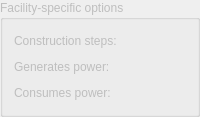
           <widget class="Q3GroupBox" name="mFacilityOptions" >
            <property name="enabled" >
             <bool>false</bool>
            </property>
            <property name="title" >
             <string>Facility-specific options</string>
            </property>
            <layout class="QVBoxLayout" >
             <property name="spacing" >
              <number>6</number>
             </property>
             <property name="leftMargin" >
              <number>11</number>
             </property>
             <property name="topMargin" >
              <number>11</number>
             </property>
             <property name="rightMargin" >
              <number>11</number>
             </property>
             <property name="bottomMargin" >
              <number>11</number>
             </property>
             <item>
              <layout class="QHBoxLayout" >
               <property name="spacing" >
                <number>6</number>
               </property>
               <property name="leftMargin" >
                <number>0</number>
               </property>
               <property name="topMargin" >
                <number>0</number>
               </property>
               <property name="rightMargin" >
                <number>0</number>
               </property>
               <property name="bottomMargin" >
                <number>0</number>
               </property>
               <item>
                <widget class="QLabel" name="mUnitConstrucionStepsLabel" >
                 <property name="text" >
                  <string>Construction steps:</string>
                 </property>
                 <property name="wordWrap" >
                  <bool>false</bool>
                 </property>
                </widget>
               </item>
               <item>
                <spacer>
                 <property name="orientation" >
                  <enum>Qt::Horizontal</enum>
                 </property>
                 <property name="sizeType" >
                  <enum>QSizePolicy::Fixed</enum>
                 </property>
                 <property name="sizeHint" >
                  <size>
                   <width>20</width>
                   <height>20</height>
                  </size>
                 </property>
                </spacer>
               </item>
               <item>
                <widget class="KIntNumInput" native="1" name="mUnitConstructionSteps" >
                 <property name="toolTip" >
                  <string>How many construction steps this unit has</string>
                 </property>
                 <property name="whatsThis" >
                  <string>How many construction steps this unit has&lt;br>
Construction steps are used to get feeling that your unit is constructed step by step</string>
                 </property>
                 <property name="value" stdset="0" >
                  <number>4</number>
                 </property>
                 <property name="minValue" stdset="0" >
                  <number>0</number>
                 </property>
                </widget>
               </item>
              </layout>
             </item>
             <item>
              <layout class="QHBoxLayout" >
               <item>
                <widget class="QLabel" name="mUnitConstrucionStepsLabel_2" >
                 <property name="text" >
                  <string>Generates power:</string>
                 </property>
                 <property name="wordWrap" >
                  <bool>false</bool>
                 </property>
                </widget>
               </item>
               <item>
                <spacer>
                 <property name="orientation" >
                  <enum>Qt::Horizontal</enum>
                 </property>
                 <property name="sizeType" >
                  <enum>QSizePolicy::Fixed</enum>
                 </property>
                 <property name="sizeHint" >
                  <size>
                   <width>20</width>
                   <height>20</height>
                  </size>
                 </property>
                </spacer>
               </item>
               <item>
                <widget class="KIntNumInput" native="1" name="mPowerGenerated" >
                 <property name="toolTip" >
                  <string>How many construction steps this unit has</string>
                 </property>
                 <property name="whatsThis" >
                  <string>How many construction steps this unit has&lt;br>
Construction steps are used to get feeling that your unit is constructed step by step</string>
                 </property>
                 <property name="value" stdset="0" >
                  <number>0</number>
                 </property>
                 <property name="minValue" stdset="0" >
                  <number>0</number>
                 </property>
                </widget>
               </item>
              </layout>
             </item>
             <item>
              <layout class="QHBoxLayout" >
               <item>
                <widget class="QLabel" name="mUnitConstrucionStepsLabel_4" >
                 <property name="text" >
                  <string>Consumes power:</string>
                 </property>
                 <property name="wordWrap" >
                  <bool>false</bool>
                 </property>
                </widget>
               </item>
               <item>
                <spacer>
                 <property name="orientation" >
                  <enum>Qt::Horizontal</enum>
                 </property>
                 <property name="sizeType" >
                  <enum>QSizePolicy::Fixed</enum>
                 </property>
                 <property name="sizeHint" >
                  <size>
                   <width>20</width>
                   <height>20</height>
                  </size>
                 </property>
                </spacer>
               </item>
               <item>
                <widget class="KIntNumInput" native="1" name="mPowerConsumed" >
                 <property name="toolTip" >
                  <string>How many construction steps this unit has</string>
                 </property>
                 <property name="whatsThis" >
                  <string>How many construction steps this unit has&lt;br>
Construction steps are used to get feeling that your unit is constructed step by step</string>
                 </property>
                 <property name="value" stdset="0" >
                  <number>0</number>
                 </property>
                 <property name="minValue" stdset="0" >
                  <number>0</number>
                 </property>
                </widget>
               </item>
              </layout>
             </item>
            </layout>
           </widget>
